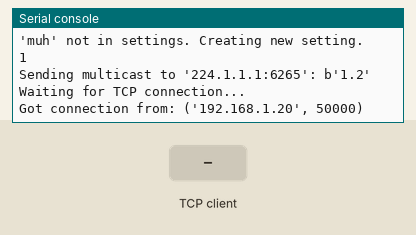
This program was run on a simulated MicroPython board. On the bench: the last lines printed to the serial console. The inputs (shaded band) are chosen by the test bench. Files the program writes start out absent; one TCP client connects 1 s after the port opens and stays connected; files that are not in the repository are absent.

Above: at 1.2 s.
1.3 s: the TCP client sends "multicast_group"
At 2.5 s:
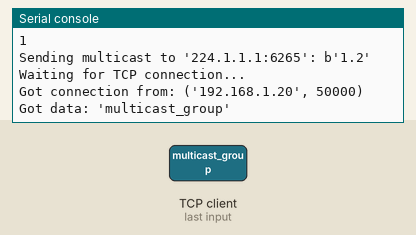
2.8 s: the TCP client sends "multicast_port"
At 3.9 s:
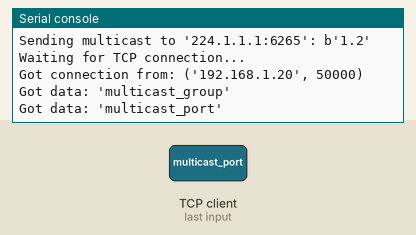
4.3 s: the TCP client sends "tcp_local_bind"
At 5.0 s:
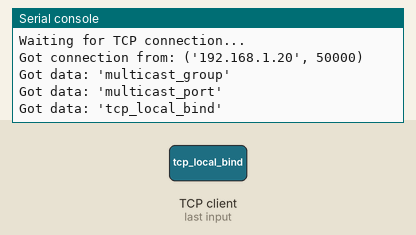
5.8 s: the TCP client sends "tcp_port"
At 6.2 s:
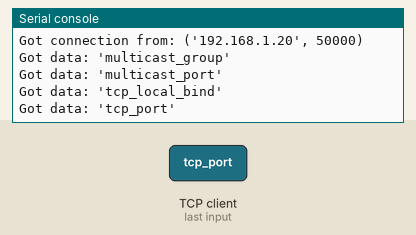
7.3 s: the TCP client sends "tcp_accept_timeout"
At 8.5 s:
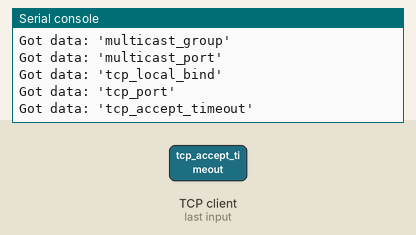
8.8 s: the TCP client sends "tcp_recv_buffer_size"
At 9.7 s:
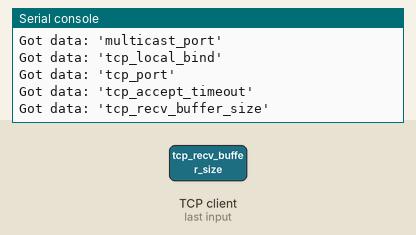

The program:

pyspindel.py
```python
"""
This file contains the main routines for the pyspindel.

TODO: Implement everything
"""
try:
    import json
except ImportError:
    import ujson as json

try:
    import socket
except ImportError:
    import usocket as socket

try:
    import time
except ImportError:
    import utime as socket

import gc

# SOCKETS
SOCK_MULTICAST = socket.socket(socket.AF_INET, socket.SOCK_DGRAM)

# SETTINGS
SETTINGS_FILE_PATH = "pyspindel.conf"
SETTINGS_DEFAULT = {
    "test": 2,
    "tcp_local_bind": "0.0.0.0",
    "tcp_port": 6265,
    "tcp_accept_timeout": 3,
    "tcp_recv_buffer_size": 128,
    "multicast_group": "224.1.1.1",
    "multicast_port": 6265,
}

class PySpindel(object):
    def __init__(self, i2c, reset=False):
        try:
            self._settings = self.read_settings()
        except OSError as exc:
            print("Could not read config file. {}".format(exc))
            reset=True
        if reset:
            print("Resetting to default settings")
            # Default settings
            self._settings = SETTINGS_DEFAULT
            self.save_settings()
        print(self._settings)

        self._i2c = i2c
        self._sock_tcp = None
        self._sock_remote = None
        self.init_socket()

    # SETTINGS RELATED -------------------------------------------------
    def save_settings(self):
        with open(SETTINGS_FILE_PATH, "w+") as settings_file:
            json.dump(self._settings, settings_file)

    def read_settings(self):
        with open(SETTINGS_FILE_PATH, "r") as settings_file:
            return json.load(settings_file)

    def set(self, setting, value):
        if setting not in self._settings:
            print("'{}' not in settings. Creating new setting."
                  .format(setting))
        self._settings[setting] = value

    def get(self, setting):
        if setting in self._settings:
            return self._settings[setting]
        else:
            if setting in SETTINGS_DEFAULT:
                return SETTINGS_DEFAULT[setting]
            else:
                raise IndexError("Could not get setting '{}'".format(setting))

    # SOCKET RELATED ---------------------------------------------------
    def send_multicast(self, message, multicast_group=None, multicast_port=None):
        if not multicast_group:
            multicast_group = self.get("multicast_group")
        if not multicast_port:
            multicast_port = self.get("multicast_port")
        try:
            message_raw = message.encode("utf-8")
        except AttributeError:
            message_raw = str(message).encode("utf-8")
        print("Sending multicast to '{}:{}': {!r}".format(
                multicast_group,
                multicast_port,
                message_raw))
        SOCK_MULTICAST.sendto(
            message_raw,
            (multicast_group, multicast_port))

    def init_socket(self):
        if not self._sock_tcp:
            print("Initializing local socket")
            self._sock_tcp = socket.socket(socket.AF_INET, socket.SOCK_STREAM)
            addr = socket.getaddrinfo(
                self.get("tcp_local_bind"),
                self.get("tcp_port"))[0][-1]
            self._sock_tcp.bind(addr)
            self._sock_tcp.listen(1)

    def poll_connection(self, timeout=None):
        if not timeout:
            timeout = self.get("tcp_accept_timeout")
        if not self._sock_tcp:
            self.init_socket()
        self._sock_tcp.settimeout(timeout)
        print("Waiting for TCP connection...")
        try:
            self._sock_remote, addr = self._sock_tcp.accept()
        except OSError:
            print("{} No connection".format(time.time()))
            return False
        print("Got connection from: {}".format(addr))
        return True

    def recv_data(self):
        self._sock_tcp.settimeout(None)
        if self._sock_remote:
            self._sock_remote.settimeout(None)
            data_raw = self._sock_remote.recv(self.get("tcp_recv_buffer_size"))
            if data_raw:
                return data_raw.decode("utf-8")
                return data_raw
            # Connection was closed by the remote
            self._sock_remote.close()
            self._sock_remote = None
        return None

    def close_connection(self):
        if self._sock_remote:
            self._sock_remote.close()
            self._sock_remote = None
        if self._sock_tcp:
            self._sock_tcp.close()
            del self._sock_tcp
            gc.collect()
            self._sock_tcp = None

def main(i2c=None, wifi=None):
    pyspindel = PySpindel(i2c=i2c, reset=True)
    pyspindel.set("muh", 1)
    pyspindel.save_settings()
    print(pyspindel.get("muh"))
    pyspindel.send_multicast(1.2)
    while 1:
        if pyspindel.poll_connection():
            connection_alive = True
            while connection_alive:
                data = pyspindel.recv_data()
                if data:
                    print("Got data: {!r}".format(data))
                else:
                    print("Connection closed")
                    break
            # pyspindel.close_connection()
        # print("rssi = {}".format(wifi.status("rssi")))
        # if not wifi.isconnected():
        #     print("NO WIFI")

if __name__ == "__main__":
    main()


# from .mpu6050 import MPU6050
# def main(i2c):
#     print("Running pyspindel main")
#     import time
#     from math import (sqrt, sin, cos, pi, e, acos)
#     Ts = 100000 # us
#     mpu = MPU6050(i2c)
#     mpu.init()
#     mpu.start()

#     while 1:
#         t_start = time.ticks_us()
#         val = mpu.get_accel()
#         x = val[0]#/16384
#         y = val[1]#/16384
#         z = val[2]#/16384
#         r = sqrt(x*x + y*y + z*z)
#         sign = 1 if (y > 0) else -1
#         phi = sign * acos(z / sqrt(y**2 + z**2))
#         y2 = cos(phi) * y - sin(phi) * z
#         z2 = sin(phi) * y + cos(phi) * z
#         theta = acos(z2 / r)
#         print("{}, {:6.0f},{:6.0f},{:6.0f},{:6.0f},{:6.0f},{:6.0f},{:6.1f},{:6.1f}"
#               .format(
#                 time.ticks_ms(),
#                 x, y, z,
#                 y2, z2, r,
#                 phi * 180 / pi, theta * 180 / pi))
#         # t_diff = time.ticks_diff(time.ticks_us(), t_start)
#         # print("{}".format(t_diff))
#         while time.ticks_diff(time.ticks_us(), t_start) < Ts:
#             time.sleep_us(100)
```

Measured:
- after the input at 1.3 s, the serial console: prints a new line at once (image 1)
- after the input at 2.8 s, the serial console: prints a new line at once (image 2)
- after the input at 4.3 s, the serial console: prints a new line at once (image 3)
- after the input at 5.8 s, the serial console: prints a new line at once (image 4)
- after the input at 7.3 s, the serial console: prints a new line at once (image 5)
- after the input at 8.8 s, the serial console: prints a new line at once (image 6)
